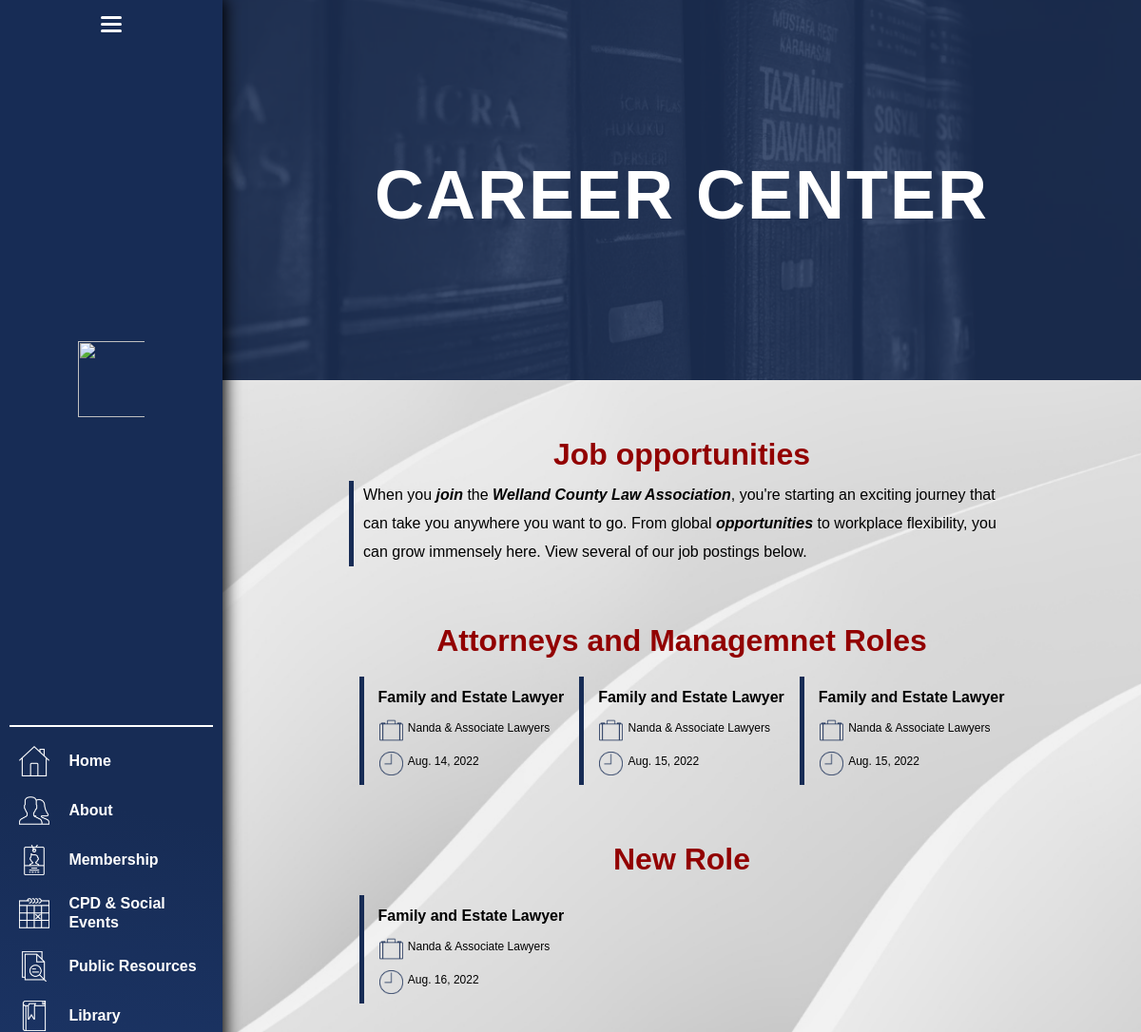
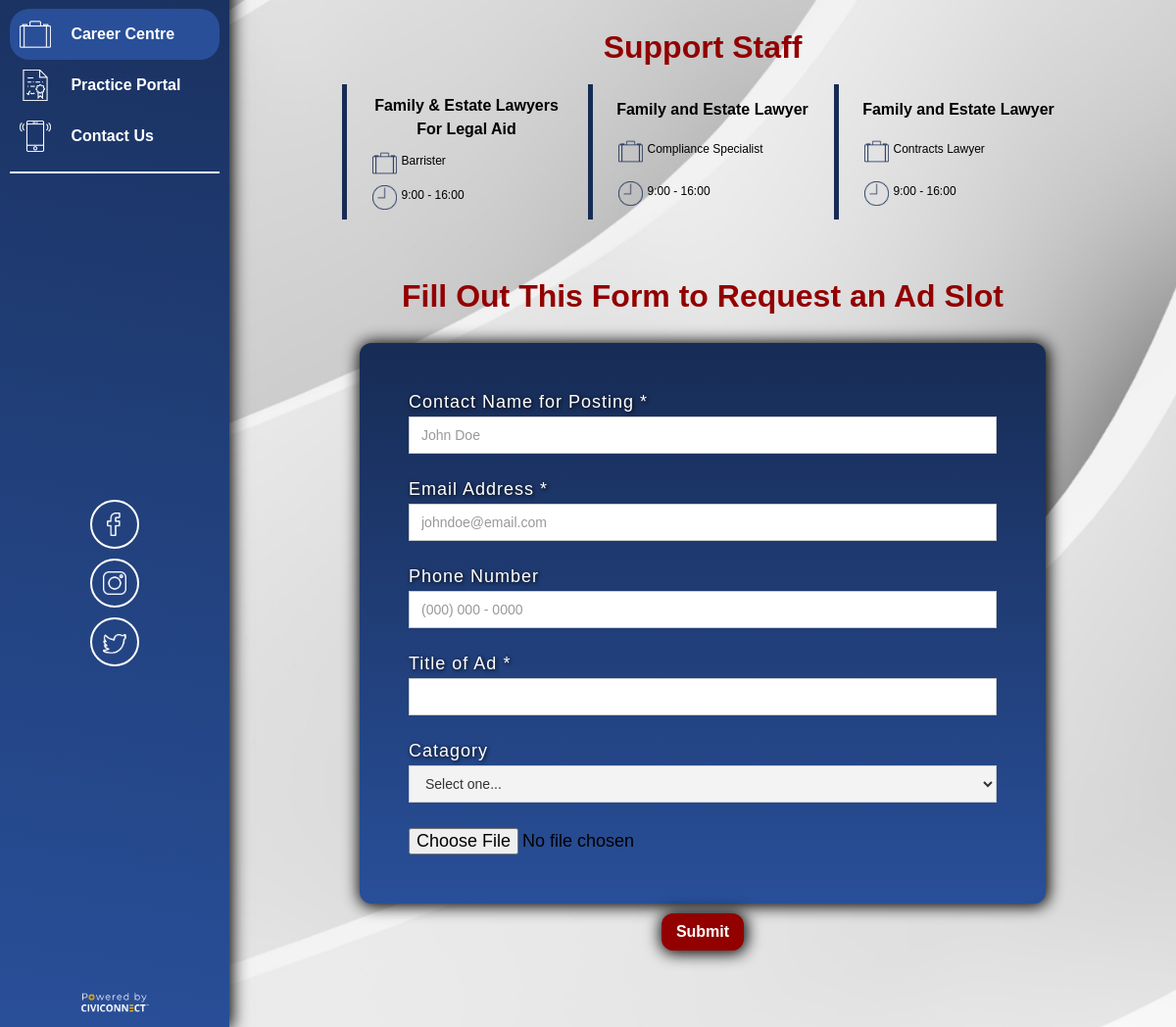
The app's page /career-centre/ with its own data (2 pictures, top to bottom).
### WellandLaw_app/models.py (models this page shows, shortened)
class Role(models.Model):
    title = models.CharField(max_length=200)

class Job(models.Model):
    role = models.ForeignKey(Role, on_delete=models.CASCADE, null=True)
    position = models.CharField(max_length=200)
    organization = models.CharField(max_length=300, blank=True, null=True)
    date = models.DateField(blank=True, null=True)
    link = models.URLField(max_length=2000, blank=True, null=True)

### WellandLaw_app/views.py (the view, shortened to what this page needs)
# urls.py: path('career-centre/', views.careercentre, name="career-centre"),
def careercentre(request):
    roles = Role.objects.all()
    jobs = Job.objects.order_by('date').all()
    context = {'roles': roles, 'jobs': jobs}
    return render(request, 'career-centre.html', context)

### templates/career-centre.html (shortened to what this page needs)
{% extends 'base.html' %}
{% load static %}
{% block content %}
<!DOCTYPE html>
{% load static %}
<html data-wf-page="62f411e0c7f4a5fe99771e72" data-wf-site="62d96ebd93ffb09c4e003d66">
<body class="new-body">
  <div class="overall-div">
    {% include 'partials/navbar-side.html' %}
    <div class="page-content">
      <div class="hero-image">
        <h1>CAREER CENTER</h1>
      </div>
      <div class="new-section wf-section">
        <div class="div-block-56">
          <h2><strong>Job opportunities</strong></h2>
          <p class="blurb-paragraph career-paragraph">When you <strong><em>join</em></strong> the <strong><em>Welland County Law Association</em></strong>, you&#x27;re starting an exciting journey that can take you anywhere you want to go. From global <strong><em>opportunities</em></strong> to workplace flexibility, you can grow immensely here. View several of our job postings below.</p>
        </div>
      </div>
      {% for role in roles %}
      <div class="new-section wf-section">
        <div class="div-block-56">
          <h2><strong>{{role.title}}</strong></h2>
          <div class="w-layout-grid grid-16">
            {% for job in jobs %}
            {% if job.role == role %}
            <div id="w-node-bdc73517-e393-c9d8-220e-b36b5ea2152f-99771e72" class="div-block-57">
              <a href="{{job.link}}" class="link-block-6 w-inline-block">
                <h4 class="roles-headings">{{job.position}}<br></h4>
              </a>
              <div class="lawyers"><img src="{% static 'images/briefcase.png' %}" loading="lazy" srcset="{% static 'images/briefcase-p-500.png' %} 500w, {% static 'images/briefcase.png' %} 512w" sizes="(max-width: 767px) 25px, (max-width: 991px) 3vw, 25px" alt="" class="image-47">
                <div class="text-block-26">{{job.organization}}</div>
              </div>
              <div class="lawyers"><img src="{% static 'images/Time.png' %}" loading="lazy" srcset="{% static 'images/Time-p-500.png' %} 500w, {% static 'images/Time.png' %} 512w" sizes="(max-width: 767px) 25px, (max-width: 991px) 3vw, 25px" alt="" class="image-47">
                <div class="text-block-26">{{job.date}}</div>
              </div>
            </div>
            {% endif %}
            {% endfor %}
          </div>
        </div>
      </div>
      {% endfor %}
      <div class="new-section wf-section">
        <div class="div-block-56">
          <h2><strong>Support Staff</strong></h2>
          <div class="w-layout-grid grid-16">
            <div id="w-node-_761994d9-7556-43b5-d076-7c929f906241-99771e72" class="div-block-57">
              <a href="#" class="link-block-9 w-inline-block">
                <h4 class="roles-headings">Family &amp; Estate Lawyers For Legal Aid</h4>
              </a>
              <div class="lawyers"><img src="{% static 'images/briefcase.png' %}" loading="lazy" srcset="{% static 'images/briefcase-p-500.png' %} 500w, {% static 'images/briefcase.png' %} 512w" sizes="(max-width: 767px) 25px, (max-width: 991px) 3vw, 25px" alt="" class="image-47">
                <div class="text-block-26">Barrister</div>
              </div>
              <div class="lawyers"><img src="{% static 'images/Time.png' %}" loading="lazy" srcset="{% static 'images/Time-p-500.png' %} 500w, {% static 'images/Time.png' %} 512w" sizes="(max-width: 767px) 25px, (max-width: 991px) 3vw, 25px" alt="" class="image-47">
                <div class="text-block-26">9:00 - 16:00</div>
              </div>
            </div>
            <div id="w-node-_4534c306-6260-c79a-25f8-d5103f7c906e-99771e72" class="div-block-57">
              <a href="#" class="link-block-10 w-inline-block">
                <h4 class="roles-headings">Family and Estate Lawyer </h4>
              </a>
              <div class="lawyers"><img src="{% static 'images/briefcase.png' %}" loading="lazy" srcset="{% static 'images/briefcase-p-500.png' %} 500w, {% static 'images/briefcase.png' %} 512w" sizes="(max-width: 767px) 25px, (max-width: 991px) 3vw, 25px" alt="" class="image-47">
                <div class="text-block-26">Compliance Specialist</div>
              </div>
              <div class="lawyers"><img src="{% static 'images/Time.png' %}" loading="lazy" srcset="{% static 'images/Time-p-500.png' %} 500w, {% static 'images/Time.png' %} 512w" sizes="(max-width: 767px) 25px, (max-width: 991px) 3vw, 25px" alt="" class="image-47">
                <div class="text-block-26">9:00 - 16:00</div>
              </div>
            </div>
            <div id="w-node-db432eb5-b2a1-9176-930d-382113bdec1c-99771e72" class="div-block-57">
              <a href="#" class="link-block-11 w-inline-block">
                <h4 class="roles-headings">Family and Estate Lawyer </h4>
              </a>
              <div class="lawyers"><img src="{% static 'images/briefcase.png' %}" loading="lazy" srcset="{% static 'images/briefcase-p-500.png' %} 500w, {% static 'images/briefcase.png' %} 512w" sizes="(max-width: 767px) 25px, (max-width: 991px) 3vw, 25px" alt="" class="image-47">
                <div class="text-block-26">Contracts Lawyer</div>
              </div>
              <div class="lawyers"><img src="{% static 'images/Time.png' %}" loading="lazy" srcset="{% static 'images/Time-p-500.png' %} 500w, {% static 'images/Time.png' %} 512w" sizes="(max-width: 767px) 25px, (max-width: 991px) 3vw, 25px" alt="" class="image-47">
                <div class="text-block-26">9:00 - 16:00</div>
              </div>
            </div>
          </div>
        </div>
      </div>
      <div class="new-section wf-section">
        <h2><strong>Fill Out This Form to Request an Ad Slot</strong></h2>
        <div class="div-block-16">
          <div class="form-block-2 w-form">
            <form id="wf-form-Full-Name" name="wf-form-Full-Name" data-name="Full Name" method="get" class="centered-form">
              <div class="contact-form">
                <div class="w-layout-grid grid">
                  <div id="w-node-f200ca6b-4f43-7d64-fa4a-25bca5d4b1cc-99771e72"><label for="name" class="field-label">Contact Name for Posting *</label><input type="text" class="text-field-2 w-input" maxlength="256" name="name" data-name="Name" placeholder="John Doe" id="name" required=""></div>
                  <div id="w-node-f200ca6b-4f43-7d64-fa4a-25bca5d4b1d0-99771e72"><label for="Email-Address" class="field-label">Email Address *</label><input type="email" class="w-input" maxlength="256" name="Email-Address" data-name="Email Address" placeholder="johndoe@email.com" id="Email-Address" required=""></div>
                  <div id="w-node-f200ca6b-4f43-7d64-fa4a-25bca5d4b1d4-99771e72"><label for="Phone-Number" class="field-label">Phone Number</label><input type="tel" class="w-input" maxlength="256" name="Phone-Number" data-name="Phone Number" placeholder="(000) 000 - 0000" id="Phone-Number"></div>
                  <div id="w-node-f200ca6b-4f43-7d64-fa4a-25bca5d4b1d8-99771e72"><label for="Firm-Name" class="field-label">Title of Ad *</label><input type="text" class="w-input" maxlength="256" name="Firm-Name" data-name="Firm Name" placeholder="" id="Firm-Name"></div>
                  <div id="w-node-f200ca6b-4f43-7d64-fa4a-25bca5d4b1dc-99771e72" class="div-block-12"><label for="Subject" class="field-label">Catagory</label></div><select id="field" name="field" data-name="Field" required="" class="select-field w-node-f200ca6b-4f43-7d64-fa4a-25bca5d4b1df-99771e72 w-select">
                    <option value="">Select one...</option>
                  </select>
                  <div class="div-block-62 w-node-f200ca6b-4f43-7d64-fa4a-25bca5d4b1e0-99771e72"><input id="File-Upload" type="file" name="file"></div>
                </div>
              </div><input type="submit" data-wait="Please wait..." value="Submit" class="new-button w-button">
            </form>
          </div>
        </div>
      </div>
    </div>
  </div>
  <html>
  </html>
</body>
</html>
{% endblock %}

### templates/base.html (shortened to what this page needs)
{% load static %}
<head>
  <link href="{% static 'css/normalize.css' %}" rel="stylesheet" type="text/css">
  <link href="{% static 'css/webflow.css' %}" rel="stylesheet" type="text/css">
  <link href="{% static 'css/wll-b27789.webflow.css' %}" rel="stylesheet" type="text/css">
</head>
<body>
    {% block content %} {% endblock %}
</body>

### templates/partials/navbar.html (shortened to what this page needs)
{% load static %}

### templates/partials/navbar-side.html (shortened to what this page needs)
{% load static %}
<div class="navbar">
  <div class="div-block">
    <div data-w-id="332ae062-a286-9157-47eb-bc715db86b66" class="nav-button">
      <a href="#" class="hamburger-wrapper w-inline-block">
        <div data-w-id="8a31832e-2438-800b-8fea-178e2ef8de8c" class="burger-line-2"></div>
        <div data-w-id="8a31832e-2438-800b-8fea-178e2ef8de8d" class="burger-line-2"></div>
        <div data-w-id="8a31832e-2438-800b-8fea-178e2ef8de8e" class="burger-line-2"></div>
      </a>
    </div>
  </div>
  <div class="div-block">
    <a href="{% url 'index' %}" class="new-logo w-nav-brand"><img src="{% static 'images/7.svg' %}" loading="lazy" alt="" class="image"></a>
  </div><img src="{% static 'images/7.svg' %}" loading="lazy" alt="" class="image-10">
  <div class="div-block-47">
    <a href="{% url 'index' %}" class="nav-link w-inline-block"><img src="{% static 'images/Home.png' %}" loading="lazy" alt="" class="nav-icon">
      <div class="nav-text">Home</div>
    </a>
    <a href="{% url 'about-us' %}" class="nav-link w-inline-block"><img src="{% static 'images/About-Us.png' %}" loading="lazy" srcset="{% static 'images/About-Us-p-500.png' %} 500w, {% static 'images/About-Us.png' %} 512w" sizes="(max-width: 767px) 100vw, 32.390625px" alt="" class="nav-icon">
      <div class="nav-text">About</div>
    </a>
    <a href="{% url 'membership-page' %}" class="nav-link w-inline-block"><img src="{% static 'images/Membership.png' %}" loading="lazy" srcset="{% static 'images/Membership-p-500.png' %} 500w, {% static 'images/Membership.png' %} 512w" sizes="(max-width: 767px) 100vw, 32.390625px" alt="" class="nav-icon">
      <div class="nav-text">Membership</div>
    </a>
    <a href="{% url 'cpd-events' %}" class="nav-link w-inline-block"><img src="{% static 'images/CPD--Events.png' %}" loading="lazy" srcset="{% static 'images/CPD--Events-p-500.png' %} 500w, {% static 'images/CPD--Events.png' %} 512w" sizes="(max-width: 767px) 100vw, 32.390625px" alt="" class="nav-icon">
      <div class="nav-text">CPD &amp; Social <br>Events</div>
    </a>
    <a href="{% url 'public-resources' %}" class="nav-link w-inline-block"><img src="{% static 'images/Public-Resources.png' %}" loading="lazy" srcset="{% static 'images/Public-Resources-p-500.png' %} 500w, {% static 'images/Public-Resources.png' %} 512w" sizes="(max-width: 767px) 100vw, 32.390625px" alt="" class="nav-icon">
      <div class="nav-text">Public Resources</div>
    </a>
    <a href="{% url 'library' %}" class="nav-link w-inline-block"><img src="{% static 'images/library.png' %}" loading="lazy" srcset="{% static 'images/library-p-500.png' %} 500w, {% static 'images/library.png' %} 512w" sizes="(max-width: 767px) 100vw, 32.390625px" alt="" class="nav-icon">
      <div class="nav-text">Library</div>
    </a>
    <a href="{% url 'career-centre' %}" aria-current="page" class="nav-link w-inline-block w--current"><img src="{% static 'images/career-centre.png' %}" loading="lazy" srcset="{% static 'images/career-centre-p-500.png' %} 500w, {% static 'images/career-centre.png' %} 512w" sizes="(max-width: 767px) 100vw, 32.390625px" alt="" class="nav-icon">
      <div class="nav-text">Career Centre</div>
    </a>
    <a href="{% url 'practice-portals' %}" class="nav-link w-inline-block"><img src="{% static 'images/Practice-Portals.png' %}" loading="lazy" srcset="{% static 'images/Practice-Portals-p-500.png' %} 500w, {% static 'images/Practice-Portals.png' %} 512w" sizes="(max-width: 767px) 100vw, 32.390625px" alt="" class="nav-icon">
      <div class="nav-text">Practice Portal</div>
    </a>
    <a href="{% url 'contact-us' %}" class="nav-link w-inline-block"><img src="{% static 'images/Contact-Us.png' %}" loading="lazy" srcset="{% static 'images/Contact-Us-p-500.png' %} 500w, {% static 'images/Contact-Us.png' %} 512w" sizes="(max-width: 767px) 100vw, 32.390625px" alt="" class="nav-icon">
      <div class="nav-text">Contact Us</div>
    </a>
  </div>
  <div class="contact-socials-copy">
    <a href="https://www.facebook.com/Welland-County-Law-Association-1815302662023181/" target="_blank" class="d-13-link-block-2-copy w-inline-block">
      <div data-w-id="8992aa2d-2479-8ec8-f860-3dcecdc772e2" class="d-13-icon-bg-2-copy">
        <div class="d-13-icon-2-copy"></div><img src="{% static 'images/facebook-2.png' %}" loading="lazy" srcset="{% static 'images/facebook-2-p-500.png' %} 500w, {% static 'images/facebook-2.png' %} 512w" sizes="(max-width: 767px) 100vw, 24px" alt="" class="image-39-copy-2">
      </div>
    </a>
    <a href="https://www.instagram.com/wclassociation/" target="_blank" class="d-13-link-block-2-copy w-inline-block">
      <div data-w-id="8992aa2d-2479-8ec8-f860-3dcecdc772e7" class="d-13-icon-bg-2-copy">
        <div class="d-13-icon-2-copy"></div><img src="{% static 'images/Instagram-2.png' %}" loading="lazy" srcset="{% static 'images/Instagram-2-p-500.png' %} 500w, {% static 'images/Instagram-2.png' %} 512w" sizes="(max-width: 767px) 100vw, 24px" alt="" class="image-39">
      </div>
    </a>
    <a href="#" class="d-13-link-block-2-copy w-inline-block">
      <div data-w-id="8992aa2d-2479-8ec8-f860-3dcecdc772ec" class="d-13-icon-bg-2-copy"><img src="{% static 'images/twitter-2.png' %}" loading="lazy" srcset="{% static 'images/twitter-2-p-500.png' %} 500w, {% static 'images/twitter-2.png' %} 512w" sizes="(max-width: 767px) 100vw, 24px" alt="" class="image-39-copy">
      </div>
    </a>
  </div>
  <div class="div-block">
    <a href="https://www.civiconnect.ca/" target="_blank" class="w-nav-brand"><img src="{% static 'images/CIVI.png' %}" loading="lazy" alt="" class="image"></a>
  </div>
</div>

### templates/partials/footer.html (shortened to what this page needs)
{% load static %}

### WellandLaw/static/css/webflow.css (style rules this page uses)
* { -webkit-box-sizing: border-box; -moz-box-sizing: border-box; box-sizing: border-box; }
html { height: 100%; }
body { margin: 0; min-height: 100%; background-color: #fff; font-family: Arial, sans-serif; font-size: 14px; line-height: 20px; color: #333; }
img { max-width: 100%; vertical-align: middle; display: inline-block; }
.w-inline-block { max-width: 100%; display: inline-block; }
.w-button { display: inline-block; padding: 9px 15px; background-color: #3898EC; color: white; border: 0; line-height: inherit; text-decoration: none; cursor: pointer; border-radius: 0; }
input.w-button { -webkit-appearance: button; }
h1, h2, h3, h4, h5, h6 { font-weight: bold; margin-bottom: 10px; }
h1 { font-size: 38px; line-height: 44px; margin-top: 20px; }
h2 { font-size: 32px; line-height: 36px; margin-top: 20px; }
h4 { font-size: 18px; line-height: 24px; margin-top: 10px; }
p { margin-top: 0; margin-bottom: 10px; }
.w-form { margin: 0 0 15px; }
label { display: block; margin-bottom: 5px; font-weight: bold; }
.w-input, .w-select { display: block; width: 100%; height: 38px; padding: 8px 12px; margin-bottom: 10px; font-size: 14px; line-height: 1.42857143; color: #333333; vertical-align: middle; background-color: #ffffff; border: 1px solid #cccccc; }
.w-select { background-color: #f3f3f3; }
.w-nav-brand { position: relative; float: left; text-decoration: none; color: #333333; }

### templates/career-centre.html (style rules this page uses)
body { -ms-overflow-style: none; scrollbar-width: none; overflow-y: scroll; }

### records on screen
Role: title "Attorneys and Managemnet Roles"
Job: position "Family and Estate Lawyer", organization "Nanda & Associate Lawyers", date "Aug. 14, 2022"
Job: position "Family and Estate Lawyer", organization "Nanda & Associate Lawyers", date "Aug. 15, 2022"
Job: position "Family and Estate Lawyer", organization "Nanda & Associate Lawyers", date "Aug. 15, 2022"
Role: title "New Role"
Job: position "Family and Estate Lawyer", organization "Nanda & Associate Lawyers", date "Aug. 16, 2022"
